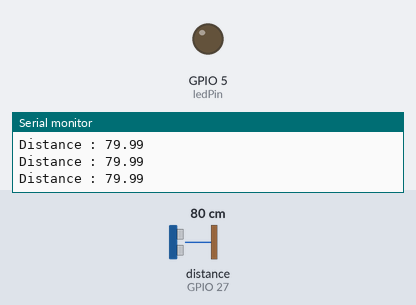
Bench run of a program on a simulated ESP32. Parts: output pins drawn as LEDs (lit = HIGH), the last lines printed to the serial monitor. Wiring (inferred from the names in the program): ultrasonic range finder: trigger GPIO 26; echo GPIO 27. The inputs (shaded band) are chosen by the test bench; at power-on: distance to the obstacle (sensor on GPIO 27) 80 cm. The echo pulse lasts 58.3 µs per cm; pins used as bus, display or sensor lines are not drawn.

Above: at 1.2 s.
1.3 s: distance to the obstacle (sensor on GPIO 27) set to 12 cm
2.8 s: distance to the obstacle (sensor on GPIO 27) set to 9 cm
At 3.5 s:
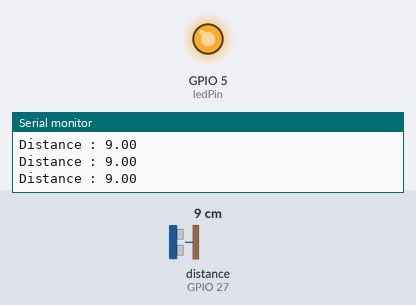
4.3 s: distance to the obstacle (sensor on GPIO 27) set to 18 cm
At 5.2 s:
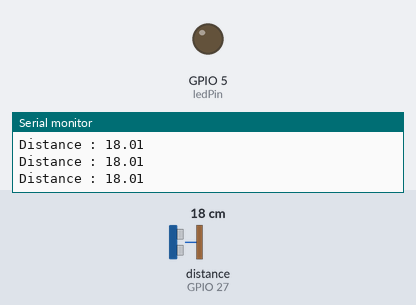
5.8 s: distance to the obstacle (sensor on GPIO 27) set to 2 cm
At 7.2 s:
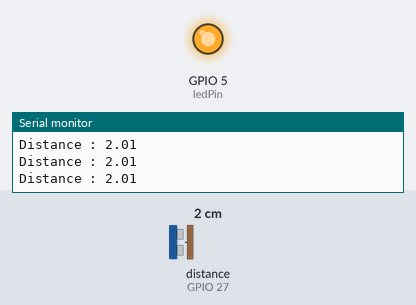
Timing chart, 0 to 8.3 s (numbered marks = the images above; inputs shaded):
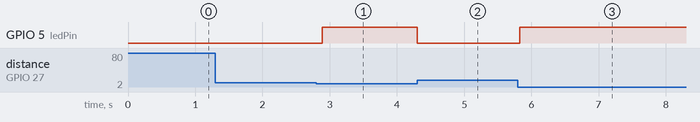

The program:

main.cpp
```cpp
#include <Arduino.h>
#include <string>

using namespace std;

// Définition des broches pour le capteur à ultrasons
const int trigPin = 26; // Broche de déclenchement (Trigger)
const int echoPin = 27; // Broche de réception (Echo)


// Définition de la broche de la LED
const int ledPin = 5;

void setup() {
  // Initialisation des broches du capteur à ultrasons
  pinMode(trigPin, OUTPUT);
  pinMode(echoPin, INPUT);

  // Initialisation de la broche de la LED en mode sortie
  pinMode(ledPin, OUTPUT);

  Serial.begin(9600);
}

void loop() {
  // Déclencher une impulsion ultrasonique
  digitalWrite(trigPin, LOW);
  delayMicroseconds(2);
  digitalWrite(trigPin, HIGH);
  delayMicroseconds(10);
  digitalWrite(trigPin, LOW);

  // Mesurer la durée de l'écho
  long duration = pulseIn(echoPin, HIGH);

  // Convertir la durée en distance
  // (la vitesse du son est d'environ 0.0343 cm/microseconde)
  float distance_cm = duration * 0.0343 / 2;

  Serial.print("Distance : ");
  Serial.print(distance_cm);
  Serial.print("\n");

  // Allumer la LED si la distance est inférieure à 10 cm
  if (distance_cm < 10) {
    digitalWrite(ledPin, HIGH); // Allumer la LED
  } else {
    digitalWrite(ledPin, LOW); // Éteindre la LED
  }

  // Attendre un court instant pour éviter la surcharge du capteur
  delay(100);
}
```

Measured:
- the behaviour switches between 11 and 10 cm on distance to the obstacle (sensor on GPIO 27) (found by bisection; images 0 and 1)
- after the input at 2.8 s, GPIO 5 (ledPin): LOW → HIGH after 0.09 s
- after the input at 4.3 s, GPIO 5 (ledPin): HIGH → LOW at once
- after the input at 5.8 s, GPIO 5 (ledPin): LOW → HIGH at once
